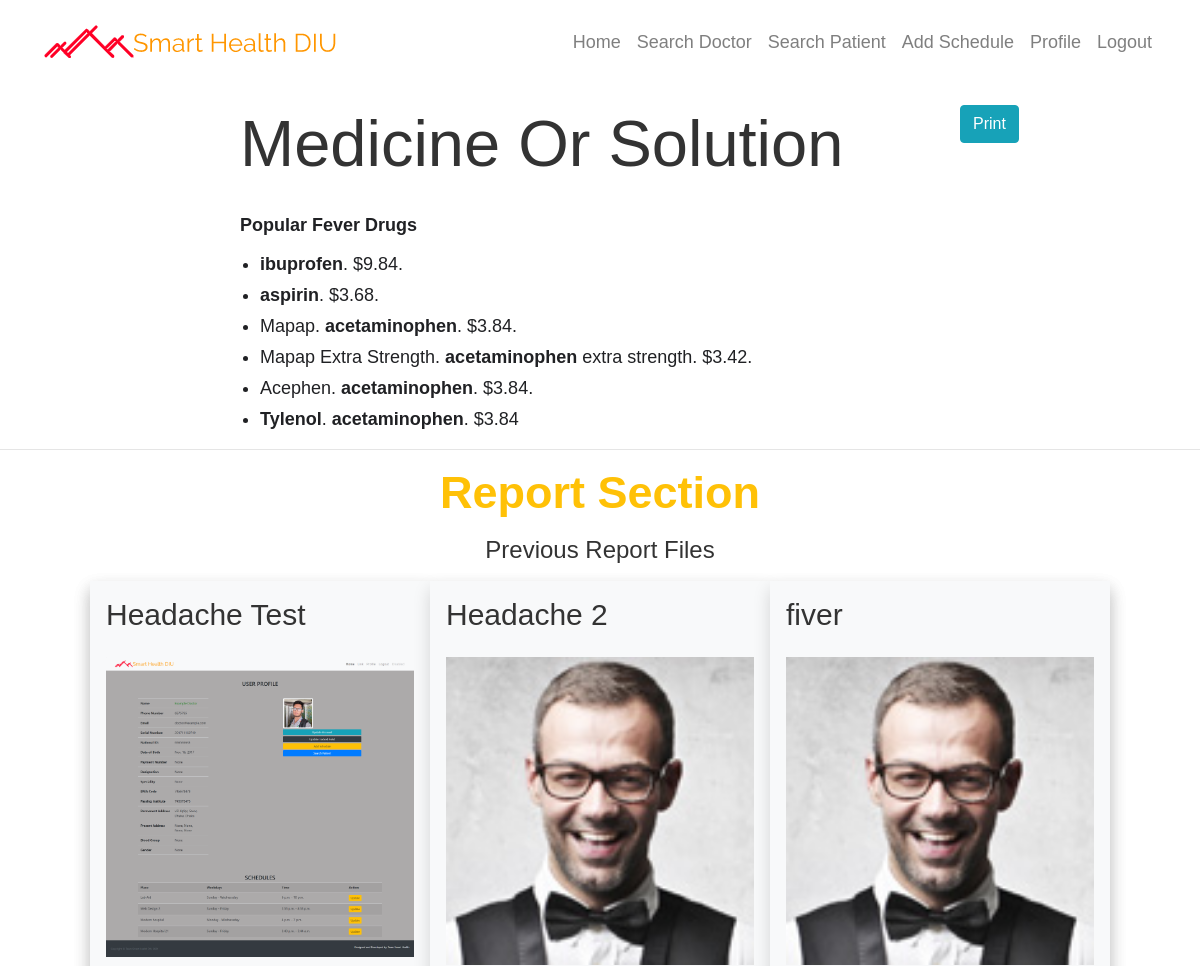
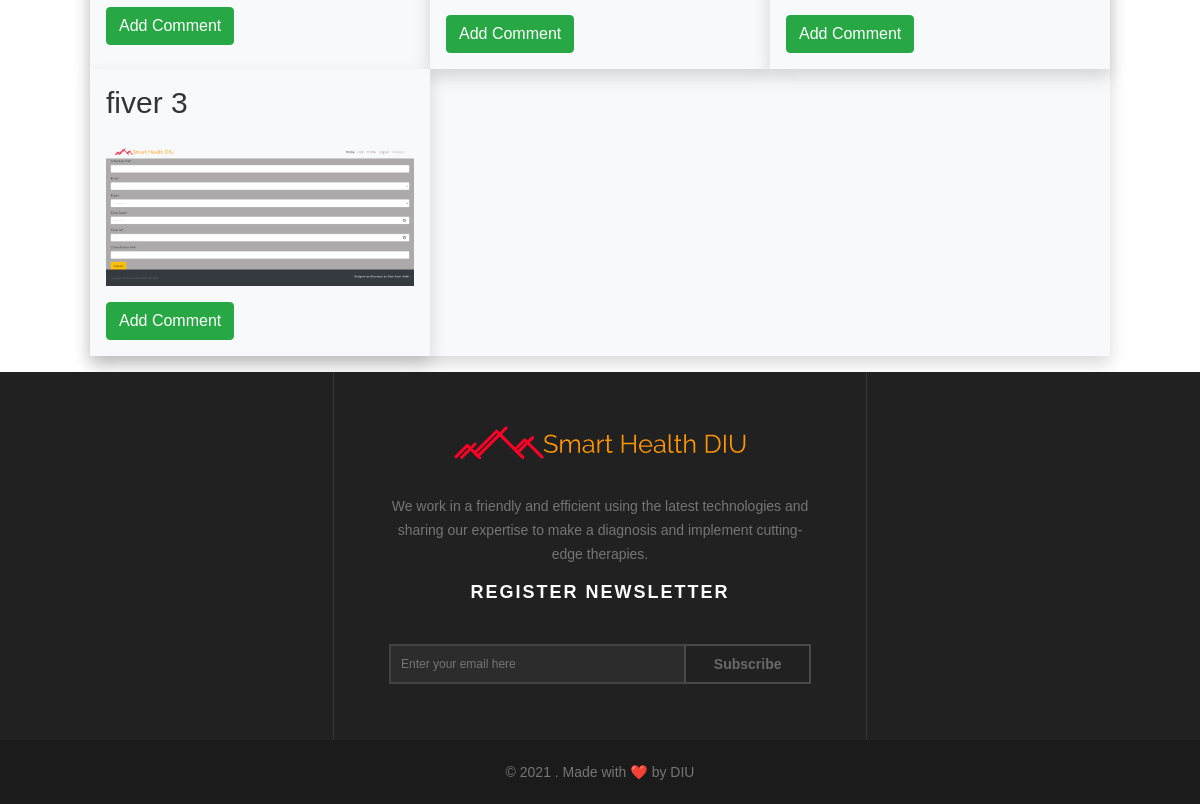
/treatment/4/ (signed in), run on the app's committed database (2 pictures, top to bottom).
### users/models.py (models this page shows, shortened)
class Treatment(models.Model):
    patient = models.ForeignKey(User, related_name='treatment_patient', on_delete=models.CASCADE)
    doctor = models.ForeignKey(User, related_name='treatment_doctor', on_delete=models.CASCADE)
    title = models.CharField(max_length=50)
    date = models.DateField(auto_now_add=True, blank=True, null=True)
    prescription = models.TextField()

class Test(models.Model):
    treatment = models.ForeignKey(Treatment, on_delete=models.CASCADE, null=True)
    title = models.CharField(max_length=100, null=True, verbose_name="Report Title")
    reportimg = models.ImageField(upload_to=upload_directory, verbose_name="Upload Report Scanned Image", default='default.jpg', blank=True)
    reportpdf = models.FileField(upload_to=upload_directory, verbose_name="Upload Report Scanned PDF", default='default.pdf', blank=True)

### users/views.py (the view, shortened to what this page needs)
# urls.py: path('treatment/<int:pk>/', PrescriptionView.as_view(), name='treatment-details'),
class PrescriptionView(LoginRequiredMixin, UserPassesTestMixin, FormMixin, DetailView):
    model = Treatment
    template_name = 'users/dashboard/treatment_detail.html'
    context_object_name = 'pr'
    form_class = TestForm
    def test_func(self):
        obj = self.get_object()
        if self.request.user.user_type == 1 or self.request.user.user_type == 2 or obj.patient.id == self.request.user.id:
            return True
    def get_context_data(self, **kwargs):
        context = super().get_context_data(**kwargs)
        context['form'] = TestForm
        return context

### users/templates/users/dashboard/treatment_detail.html (shortened to what this page needs)
{% extends 'users/dashboard/base.html' %}
{% block content %}
    <br>
    <a href="" onclick="window.print()" class="btns btn btn-info">Print</a>
    <div id="printcontent" class="mx-auto">
        <div class="mx-auto print">
            <h1>Medicine Or Solution</h1>
            <br>
        {{ pr.prescription|safe }}
        </div>
    </div>
    <hr>
    <h2 class="text-center text-warning">Report Section</h2>
    <h4 class="text-center">Previous Report Files</h4>
    <div class="row my-3 shadow bg-light mx-auto" style="width: 85%;">
        {% for r in pr.test_set.all %}
        <div class="col-md-4 bg-light shadow p-3">
            <h3>{{ r.title }}</h3>
            <img src="{{ r.reportimg.url }}" alt="" class="my-3 img-fluid" width="400px">
            {% if request.user.user_type == 2 %}
            <a href="{% url 'comment-create' r.id %}" class="btn btn-success">Add Comment</a>
            {% endif %}
        </div>
        {% endfor %}
    </div>
{% endblock content %}

### users/static/dc/css/style.css (style rules this page uses)
* { margin: 0px; padding: 0px; }
body { background: #FFF; height: 100%; width: 100%; font-weight: normal; margin: 0px; padding: 0px; height: 100%; min-height: 100%; position: relative; font-size: 14px; font-family: 'Raleway', sans-serif; }
h1, h2, h3, h4, h5, h6 { font-weight: normal; color: #333333; }
h1 { font-size: 65px; }
h2 { font-size: 45px; font-weight: bold; }
h3 { font-size: 30px; }
h4 { font-size: 24px; }
a { -webkit-transition: all 0.4s ease-in-out; -moz-transition: all 0.4s ease-in-out; -o-transition: all 0.4s ease-in-out; -ms-transition: all 0.4s ease-in-out; transition: all 0.4s ease-in-out; text-decoration: none !important; }
img { -webkit-transition: 0.4s ease-in-out; -moz-transition: 0.4s ease-in-out; -ms-transition: 0.4s ease-in-out; -o-transition: 0.4s ease-in-out; transition: 0.4s ease-in-out; display: inline-block !important; }
li { list-style: none; }
a { text-decoration: none; color: #757575; }

### users/templates/users/dashboard/treatment_detail.html (style rules this page uses)
.btns { position: fixed; left: 80%; }
.print { width: 60%; }

### data on the page
Treatment: prescription "Popular Fever Drugs ibuprofen . $9.84. aspirin . $3.68. Mapap. acetaminophen . $3.84. Mapap Extra Strength. acetaminophen extra strength. $3.42. Acephen. acetaminophen . $3.84. Tylenol . acetaminophen . $3.84"
Test: title "Headache Test", reportimg (picture)
Test: title "Headache 2", reportimg (placeholder picture)
Test: title "fiver", reportimg (placeholder picture)
Test: title "fiver 3", reportimg (picture)
